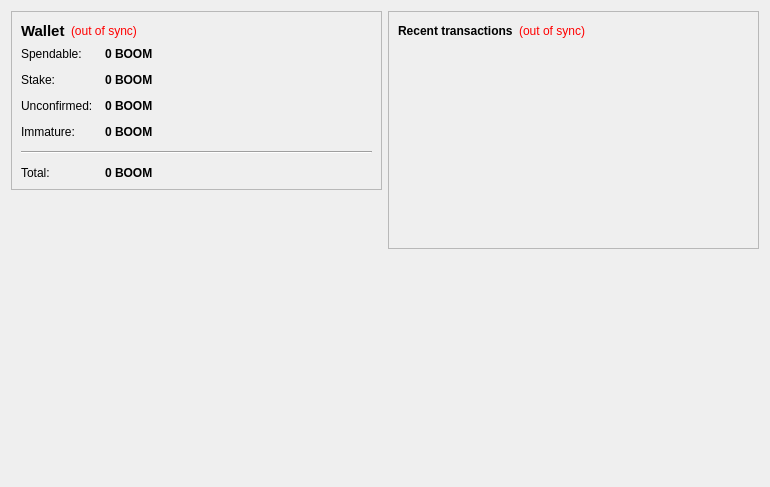
<?xml version="1.0" encoding="UTF-8"?>
<ui version="4.0">
 <class>OverviewPage</class>
 <widget class="QWidget" name="OverviewPage">
  <property name="geometry">
   <rect>
    <x>0</x>
    <y>0</y>
    <width>770</width>
    <height>487</height>
   </rect>
  </property>
  <property name="windowTitle">
   <string>Form</string>
  </property>
  <layout class="QHBoxLayout" name="horizontalLayout" stretch="1,1">
   <item>
    <layout class="QVBoxLayout" name="verticalLayout_2">
     <item>
      <widget class="QFrame" name="frame">
       <property name="frameShape">
        <enum>QFrame::StyledPanel</enum>
       </property>
       <property name="frameShadow">
        <enum>QFrame::Raised</enum>
       </property>
       <layout class="QVBoxLayout" name="verticalLayout_4">
        <item>
         <layout class="QHBoxLayout" name="horizontalLayout_4">
          <item>
           <widget class="QLabel" name="label_5">
            <property name="font">
             <font>
              <pointsize>11</pointsize>
              <weight>75</weight>
              <bold>true</bold>
             </font>
            </property>
            <property name="text">
             <string>Wallet</string>
            </property>
           </widget>
          </item>
          <item>
           <widget class="QLabel" name="labelWalletStatus">
            <property name="toolTip">
             <string>The displayed information may be out of date. Your wallet automatically synchronizes with the Neverhoodcoin network after a connection is established, but this process has not completed yet.</string>
            </property>
            <property name="styleSheet">
             <string notr="true">QLabel { color: red; }</string>
            </property>
            <property name="text">
             <string notr="true">(out of sync)</string>
            </property>
            <property name="alignment">
             <set>Qt::AlignLeading|Qt::AlignLeft|Qt::AlignVCenter</set>
            </property>
           </widget>
          </item>
          <item>
           <spacer name="horizontalSpacer_2">
            <property name="orientation">
             <enum>Qt::Horizontal</enum>
            </property>
            <property name="sizeHint" stdset="0">
             <size>
              <width>40</width>
              <height>20</height>
             </size>
            </property>
           </spacer>
          </item>
         </layout>
        </item>
        <item>
         <layout class="QFormLayout" name="formLayout_2">
          <property name="fieldGrowthPolicy">
           <enum>QFormLayout::AllNonFixedFieldsGrow</enum>
          </property>
          <property name="horizontalSpacing">
           <number>12</number>
          </property>
          <property name="verticalSpacing">
           <number>12</number>
          </property>
          <item row="0" column="0">
           <widget class="QLabel" name="label">
            <property name="text">
             <string>Spendable:</string>
            </property>
           </widget>
          </item>
          <item row="0" column="1">
           <widget class="QLabel" name="labelBalance">
            <property name="font">
             <font>
              <weight>75</weight>
              <bold>true</bold>
             </font>
            </property>
            <property name="cursor">
             <cursorShape>IBeamCursor</cursorShape>
            </property>
            <property name="toolTip">
             <string>Your current spendable balance</string>
            </property>
            <property name="text">
             <string notr="true">0 BOOM</string>
            </property>
            <property name="textInteractionFlags">
             <set>Qt::LinksAccessibleByMouse|Qt::TextSelectableByKeyboard|Qt::TextSelectableByMouse</set>
            </property>
           </widget>
          </item>
          <item row="1" column="0">
           <widget class="QLabel" name="label_6">
            <property name="text">
             <string>Stake:</string>
            </property>
           </widget>
          </item>
          <item row="1" column="1">
           <widget class="QLabel" name="labelStake">
            <property name="font">
             <font>
              <weight>75</weight>
              <bold>true</bold>
             </font>
            </property>
            <property name="cursor">
             <cursorShape>IBeamCursor</cursorShape>
            </property>
            <property name="toolTip">
             <string>Total of coins that was staked, and do not yet count toward the current balance</string>
            </property>
            <property name="text">
             <string notr="true">0 BOOM</string>
            </property>
            <property name="textInteractionFlags">
             <set>Qt::LinksAccessibleByMouse|Qt::TextSelectableByKeyboard|Qt::TextSelectableByMouse</set>
            </property>
           </widget>
          </item>
          <item row="2" column="0">
           <widget class="QLabel" name="label_3">
            <property name="text">
             <string>Unconfirmed:</string>
            </property>
           </widget>
          </item>
          <item row="2" column="1">
           <widget class="QLabel" name="labelUnconfirmed">
            <property name="font">
             <font>
              <weight>75</weight>
              <bold>true</bold>
             </font>
            </property>
            <property name="cursor">
             <cursorShape>IBeamCursor</cursorShape>
            </property>
            <property name="toolTip">
             <string>Total of transactions that have yet to be confirmed, and do not yet count toward the current balance</string>
            </property>
            <property name="text">
             <string notr="true">0 BOOM</string>
            </property>
            <property name="textInteractionFlags">
             <set>Qt::LinksAccessibleByMouse|Qt::TextSelectableByKeyboard|Qt::TextSelectableByMouse</set>
            </property>
           </widget>
          </item>
          <item row="3" column="0">
           <widget class="QLabel" name="labelImmatureText">
            <property name="text">
             <string>Immature:</string>
            </property>
           </widget>
          </item>
          <item row="3" column="1">
           <widget class="QLabel" name="labelImmature">
            <property name="font">
             <font>
              <weight>75</weight>
              <bold>true</bold>
             </font>
            </property>
            <property name="toolTip">
             <string>Mined balance that has not yet matured</string>
            </property>
            <property name="text">
             <string notr="true">0 BOOM</string>
            </property>
            <property name="textInteractionFlags">
             <set>Qt::LinksAccessibleByMouse|Qt::TextSelectableByKeyboard|Qt::TextSelectableByMouse</set>
            </property>
           </widget>
          </item>
          <item row="4" column="0" colspan="2">
           <widget class="Line" name="line">
            <property name="orientation">
             <enum>Qt::Horizontal</enum>
            </property>
           </widget>
          </item>
          <item row="5" column="0">
           <widget class="QLabel" name="labelTotalText">
            <property name="text">
             <string>Total:</string>
            </property>
           </widget>
          </item>
          <item row="5" column="1">
           <widget class="QLabel" name="labelTotal">
            <property name="font">
             <font>
              <weight>75</weight>
              <bold>true</bold>
             </font>
            </property>
            <property name="cursor">
             <cursorShape>IBeamCursor</cursorShape>
            </property>
            <property name="toolTip">
             <string>Your current total balance</string>
            </property>
            <property name="text">
             <string notr="true">0 BOOM</string>
            </property>
            <property name="textInteractionFlags">
             <set>Qt::LinksAccessibleByMouse|Qt::TextSelectableByKeyboard|Qt::TextSelectableByMouse</set>
            </property>
           </widget>
          </item>
         </layout>
        </item>
       </layout>
      </widget>
     </item>
     <item>
      <spacer name="verticalSpacer">
       <property name="orientation">
        <enum>Qt::Vertical</enum>
       </property>
       <property name="sizeHint" stdset="0">
        <size>
         <width>20</width>
         <height>40</height>
        </size>
       </property>
      </spacer>
     </item>
     <item>
      <widget class="QLabel" name="label_2">
       <property name="autoFillBackground">
        <bool>true</bool>
       </property>
       <property name="text">
        <string/>
       </property>
       <property name="pixmap">
        <pixmap resource="../bitcoin.qrc">:/icons/coinbg</pixmap>
       </property>
       <property name="scaledContents">
        <bool>false</bool>
       </property>
       <property name="margin">
        <number>0</number>
       </property>
      </widget>
     </item>
    </layout>
   </item>
   <item>
    <layout class="QVBoxLayout" name="verticalLayout_3">
     <item>
      <widget class="QFrame" name="frame_2">
       <property name="frameShape">
        <enum>QFrame::StyledPanel</enum>
       </property>
       <property name="frameShadow">
        <enum>QFrame::Raised</enum>
       </property>
       <layout class="QVBoxLayout" name="verticalLayout">
        <item>
         <layout class="QHBoxLayout" name="horizontalLayout_2">
          <item>
           <widget class="QLabel" name="label_4">
            <property name="text">
             <string>&lt;b&gt;Recent transactions&lt;/b&gt;</string>
            </property>
           </widget>
          </item>
          <item>
           <widget class="QLabel" name="labelTransactionsStatus">
            <property name="toolTip">
             <string>The displayed information may be out of date. Your wallet automatically synchronizes with the Neverhoodcoin network after a connection is established, but this process has not completed yet.</string>
            </property>
            <property name="styleSheet">
             <string notr="true">QLabel { color: red; }</string>
            </property>
            <property name="text">
             <string notr="true">(out of sync)</string>
            </property>
            <property name="alignment">
             <set>Qt::AlignRight|Qt::AlignTrailing|Qt::AlignVCenter</set>
            </property>
           </widget>
          </item>
          <item>
           <spacer name="horizontalSpacer">
            <property name="orientation">
             <enum>Qt::Horizontal</enum>
            </property>
            <property name="sizeHint" stdset="0">
             <size>
              <width>40</width>
              <height>20</height>
             </size>
            </property>
           </spacer>
          </item>
         </layout>
        </item>
        <item>
         <widget class="QListView" name="listTransactions">
          <property name="styleSheet">
           <string notr="true">QListView { background: transparent; }</string>
          </property>
          <property name="frameShape">
           <enum>QFrame::NoFrame</enum>
          </property>
          <property name="verticalScrollBarPolicy">
           <enum>Qt::ScrollBarAlwaysOff</enum>
          </property>
          <property name="horizontalScrollBarPolicy">
           <enum>Qt::ScrollBarAlwaysOff</enum>
          </property>
          <property name="selectionMode">
           <enum>QAbstractItemView::NoSelection</enum>
          </property>
         </widget>
        </item>
       </layout>
      </widget>
     </item>
     <item>
      <spacer name="verticalSpacer_2">
       <property name="orientation">
        <enum>Qt::Vertical</enum>
       </property>
       <property name="sizeHint" stdset="0">
        <size>
         <width>20</width>
         <height>40</height>
        </size>
       </property>
      </spacer>
     </item>
    </layout>
   </item>
  </layout>
 </widget>
 <resources/>
 <connections/>
</ui>
